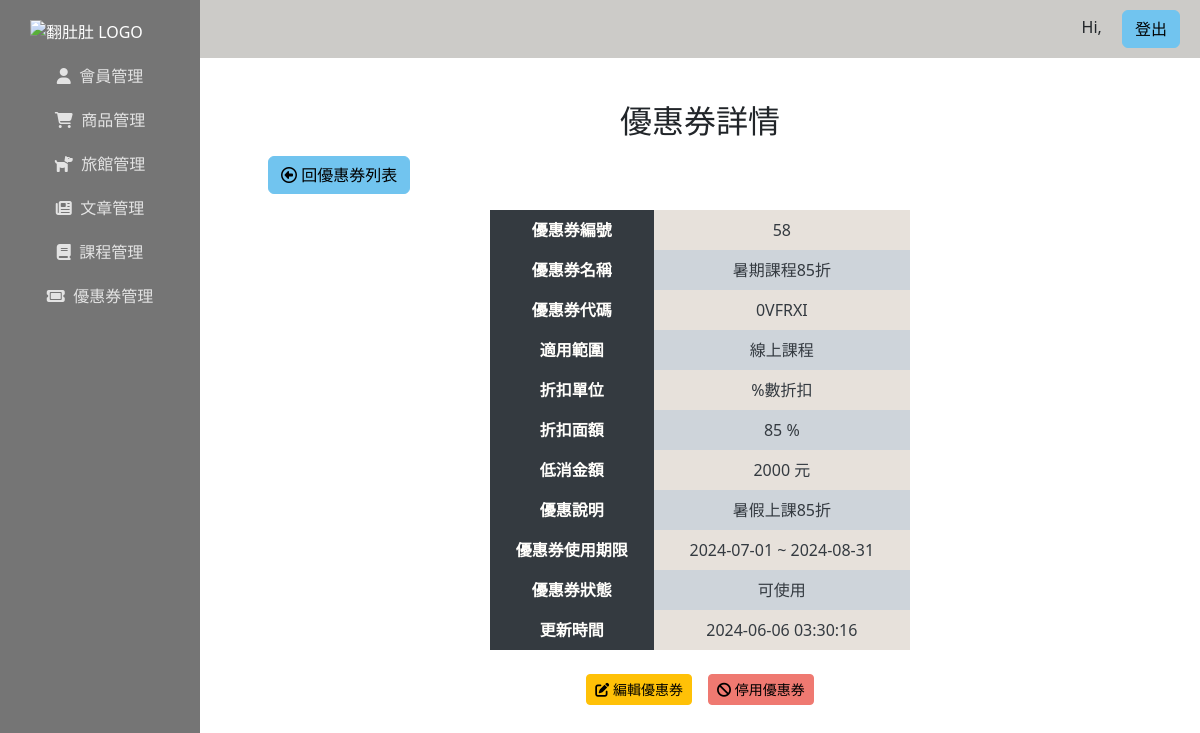
Screenshot of /coupon/coupon.php?id=58 with the database file from the repository.
### tables this page shows
CREATE TABLE `coupons` (
  `id` int(6) UNSIGNED NOT NULL,
  `name` varchar(20) NOT NULL,
  `code` varchar(20) NOT NULL,
  `category` int(10) NOT NULL,
  `coupontype` varchar(10) NOT NULL,
  `value` decimal(5,0) NOT NULL,
  `description` varchar(50) NOT NULL,
  `min_limit` decimal(5,0) NOT NULL,
  `start_date` date NOT NULL,
  `end_date` date NOT NULL,
  `created_at` timestamp NOT NULL DEFAULT current_timestamp() ON UPDATE current_timestamp(),
  `status` int(5) NOT NULL DEFAULT 1
);

CREATE TABLE `coupons_category` (
  `id` int(5) NOT NULL,
  `name` varchar(20) NOT NULL
);

### coupon/coupon.php (the view, shortened to what this page needs)
<?php
require_once("../db_connect.php");
$conn->set_charset("utf8mb4");
$id = intval($_GET["id"]);
$sql = "SELECT coupons.*, coupons_category.name AS category_name FROM coupons
    JOIN coupons_category ON coupons.category = coupons_category.id WHERE coupons.id = $id";
$result = $conn->query($sql);
$row = $result->fetch_assoc();
?>
<!doctype html>
<html lang="en">
<head>
    <?php include("/xampp/htdocs/Fundodo/tools/common-head.php"); ?>
</head>
<body>
<div class="d-flex">
      <?php include("/xampp/htdocs/Fundodo/dashboard/dashboard-aside.php"); ?>
      <div class="w-100">
        <?php include("/xampp/htdocs/Fundodo/dashboard/dashboard-header.php"); ?>
        <div class="db_content">
        <div class="container px-5 my-4">
        <h2 class="text-center">優惠券詳情</h2>
        <div class="my-3">
            <a class="btn btn-primary " href="coupons.php"> <i class="fa-regular fa-circle-left"></i> 回優惠券列表</a>
        </div>
        <div class="row justify-content-center">
            <div class="col-md-6 row">
                <table class="table-1d col-md-12">
                        <tr>
                            <th class=" table-danger">優惠券編號</th>
                            <td><?= $row["id"] ?></td>
                        </tr>
                        <tr>
                            <th th class=" table-danger">優惠券名稱</th>
                            <td><?= $row["name"] ?></td>
                        </tr>
                        <tr>
                            <th class=" table-danger">優惠券代碼</th>
                            <td><?= $row["code"] ?></td>
                        </tr>
                        <tr>
                            <th class=" table-danger">適用範圍</th>
                            <td><?= $row["category_name"] ?></td>
                        </tr>
                        <tr>
                            <th class=" table-danger">折扣單位</th>
                            <td><?= $row["coupontype"] == "%折扣" ? "%數折扣" : "金額折扣" ?></td>
                        </tr>
                        <tr>
                            <th class=" table-danger">折扣面額</th>
                            <td><?= $row["value"] . ($row["coupontype"] == "%折扣" ? " %" : " 元") ?></td>
                        </tr>
                        <tr>
                            <th class=" table-danger">低消金額</th>
                            <td><?= $row["min_limit"] ?> 元</td>
                        </tr>
                        <tr>
                            <th class=" table-danger">優惠說明</th>
                            <td><?= $row["description"] ?></td>
                        </tr>
                        <tr>
                            <th class=" table-danger">優惠券使用期限</th>
                            <td><?= $row["start_date"] ?> ~ <?= $row["end_date"] ?></td>
                        </tr>
                        <tr>
                            <th class=" table-danger">優惠券狀態</th>
                            <td><?= $row["status"] == 1 ? "可使用" : "已停用" ?> </td>
                        </tr>
                        <tr>
                            <th class=" table-danger">更新時間</th>
                            <td><?= $row["created_at"] ?></td>
                        </tr>
                </table>
                <div class="d-flex justify-content-center my-3">
                    <div class="py-2 d-flex mx-2">
                        <a class="btn btn-warning btn-sm" href="update-coupon.php?id=<?= $row["id"] ?>"><i class="fa-solid fa-pen-to-square"></i> 編輯優惠券</a>
                    </div>
                    <div class="py-2 d-flex mx-2">
                        <?php if ($row["status"] == 1) : ?>
                            <a class="btn btn-danger btn-sm" data-bs-toggle="modal" data-bs-target="#statusModal<?= $row["id"] ?>"><i class="fa-solid fa-ban"></i> 停用優惠券</a>
                        <?php else : ?>
                            <a class="btn btn-success btn-sm" data-bs-toggle="modal" data-bs-target="#statusModal<?= $row["id"] ?>"><i class="fa-solid fa-check"></i> 啟用優惠券</a>
                        <?php endif; ?>
                    </div>
                </div>
            </div>
        </div>
    </div>
        </div>
      </div>
    </div>
    <?php include("/xampp/htdocs/Fundodo/tools/common-head.php"); ?>
    </body>
</html>

### rows the page displays
coupons: id "58", name "暑期課程85折", code "0VFRXI", coupons_category.name "線上課程", value "85", min_limit "2000", description "暑假上課85折", start_date "2024-07-01", end_date "2024-08-31", created_at "2024-06-06 03:30:16"
